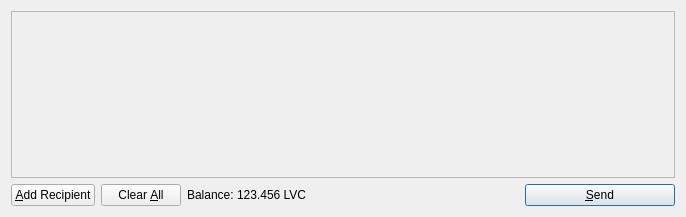
<?xml version="1.0" encoding="UTF-8"?>
<ui version="4.0">
 <class>SendCoinsDialog</class>
 <widget class="QDialog" name="SendCoinsDialog">
  <property name="geometry">
   <rect>
    <x>0</x>
    <y>0</y>
    <width>686</width>
    <height>217</height>
   </rect>
  </property>
  <property name="windowTitle">
   <string>Send Coins</string>
  </property>
  <layout class="QVBoxLayout" name="verticalLayout">
   <item>
    <widget class="QScrollArea" name="scrollArea">
     <property name="widgetResizable">
      <bool>true</bool>
     </property>
     <widget class="QWidget" name="scrollAreaWidgetContents">
      <property name="geometry">
       <rect>
        <x>0</x>
        <y>0</y>
        <width>666</width>
        <height>165</height>
       </rect>
      </property>
      <layout class="QVBoxLayout" name="verticalLayout_2">
       <property name="margin">
        <number>0</number>
       </property>
       <item>
        <layout class="QVBoxLayout" name="entries">
         <property name="spacing">
          <number>6</number>
         </property>
        </layout>
       </item>
       <item>
        <spacer name="verticalSpacer">
         <property name="orientation">
          <enum>Qt::Vertical</enum>
         </property>
         <property name="sizeHint" stdset="0">
          <size>
           <width>20</width>
           <height>40</height>
          </size>
         </property>
        </spacer>
       </item>
      </layout>
     </widget>
    </widget>
   </item>
   <item>
    <layout class="QHBoxLayout" name="horizontalLayout">
     <item>
      <widget class="QPushButton" name="addButton">
       <property name="toolTip">
        <string>Send to multiple recipients at once</string>
       </property>
       <property name="text">
        <string>&amp;Add Recipient</string>
       </property>
       <property name="icon">
        <iconset resource="../bitcoin.qrc">
         <normaloff>:/icons/add</normaloff>:/icons/add</iconset>
       </property>
       <property name="autoDefault">
        <bool>false</bool>
       </property>
      </widget>
     </item>
     <item>
      <widget class="QPushButton" name="clearButton">
       <property name="sizePolicy">
        <sizepolicy hsizetype="Minimum" vsizetype="Fixed">
         <horstretch>0</horstretch>
         <verstretch>0</verstretch>
        </sizepolicy>
       </property>
       <property name="toolTip">
        <string>Remove all transaction fields</string>
       </property>
       <property name="text">
        <string>Clear &amp;All</string>
       </property>
       <property name="icon">
        <iconset resource="../bitcoin.qrc">
         <normaloff>:/icons/remove</normaloff>:/icons/remove</iconset>
       </property>
       <property name="autoRepeatDelay">
        <number>300</number>
       </property>
       <property name="autoDefault">
        <bool>false</bool>
       </property>
      </widget>
     </item>
     <item>
      <layout class="QHBoxLayout" name="horizontalLayout_2">
       <property name="spacing">
        <number>3</number>
       </property>
       <item>
        <widget class="QLabel" name="label">
         <property name="text">
          <string>Balance:</string>
         </property>
        </widget>
       </item>
       <item>
        <widget class="QLabel" name="labelBalance">
         <property name="cursor">
          <cursorShape>IBeamCursor</cursorShape>
         </property>
         <property name="text">
          <string>123.456 LVC</string>
         </property>
         <property name="textInteractionFlags">
          <set>Qt::LinksAccessibleByMouse|Qt::TextSelectableByKeyboard|Qt::TextSelectableByMouse</set>
         </property>
        </widget>
       </item>
      </layout>
     </item>
     <item>
      <spacer name="horizontalSpacer">
       <property name="orientation">
        <enum>Qt::Horizontal</enum>
       </property>
       <property name="sizeHint" stdset="0">
        <size>
         <width>40</width>
         <height>20</height>
        </size>
       </property>
      </spacer>
     </item>
     <item>
      <widget class="QPushButton" name="sendButton">
       <property name="minimumSize">
        <size>
         <width>150</width>
         <height>0</height>
        </size>
       </property>
       <property name="toolTip">
        <string>Confirm the send action</string>
       </property>
       <property name="text">
        <string>&amp;Send</string>
       </property>
       <property name="icon">
        <iconset resource="../bitcoin.qrc">
         <normaloff>:/icons/send</normaloff>:/icons/send</iconset>
       </property>
       <property name="default">
        <bool>true</bool>
       </property>
      </widget>
     </item>
    </layout>
   </item>
  </layout>
 </widget>
 <resources>
  <include location="../bitcoin.qrc"/>
 </resources>
 <connections/>
</ui>
